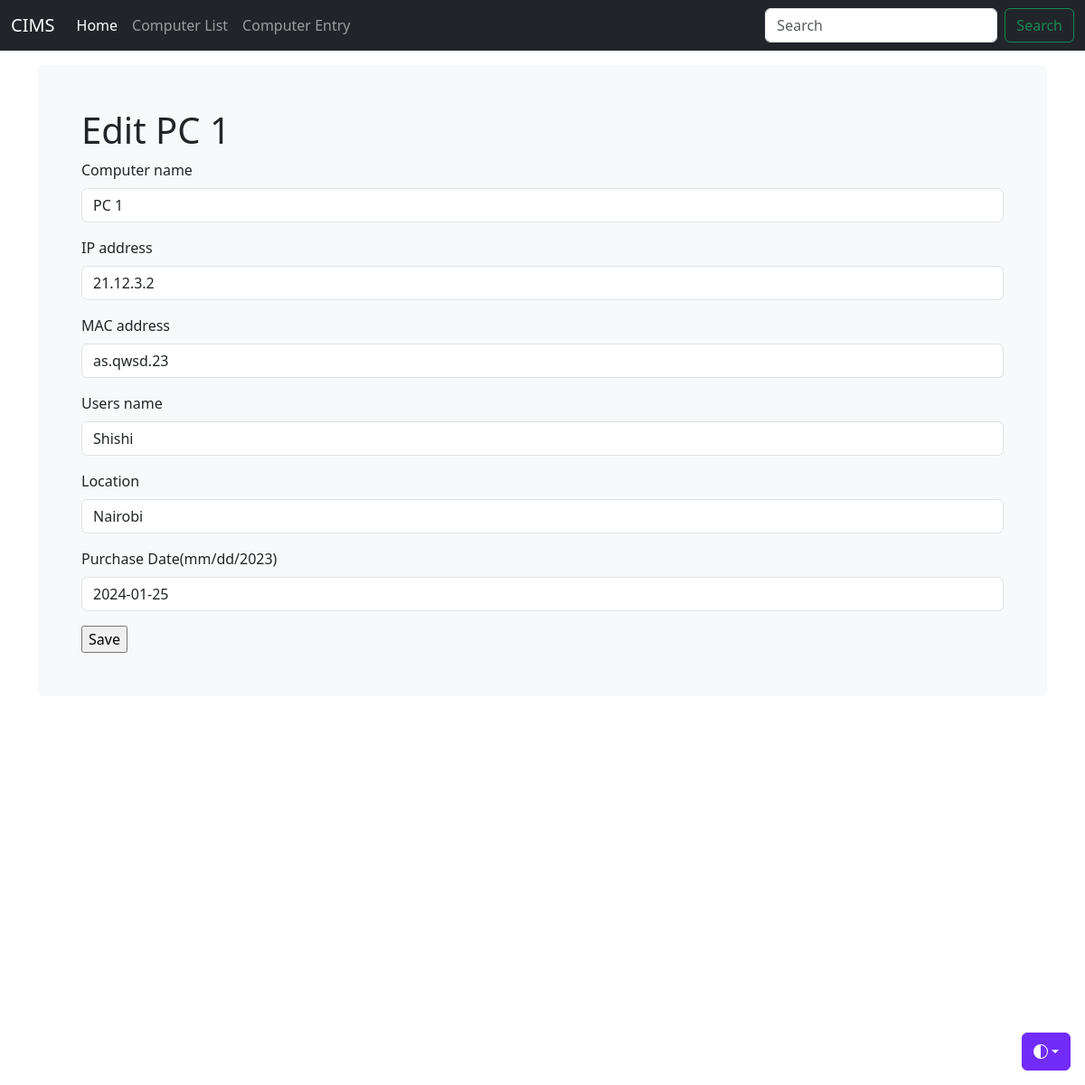
The page /computer_list/1/ on the database its author committed.
### inventoryapp/models.py (models this page shows)
class Computer(models.Model):
    computer_name = models.CharField(max_length=30)
    IP_address = models.CharField(max_length=30)
    MAC_address = models.CharField(max_length=30)
    users_name = models.CharField(max_length=30)
    location = models.CharField(max_length=30)
    purchase_date=models.DateField("Purchase Date(mm/dd/2023)",auto_now_add=False, auto_now=False, blank=True, null=True)
    timestamp=models.DateField(auto_now_add=True, auto_now=False, blank=True)

### inventoryapp/views.py (the view)
# urls.py: re_path(r'^computer_list/(?P<id>\d+)/$', computer_edit, name='computer_edit'),
def computer_edit(request, id=None):
    instance = get_object_or_404(Computer, id=id)
    form = ComputerForm(request.POST or None, instance=instance)
    if form.is_valid():
        instance = form.save(commit=False)
        instance.save()
        return redirect('/computer_list')
    context = {
        "title": 'Edit ' + str(instance.computer_name),
        "instance": instance,
        "form": form,
    }
    return render(request, "computer_entry.html", context)

### inventoryapp/forms.py
class ComputerForm(forms.ModelForm):
   class Meta:
     model = Computer
     fields = ['computer_name', 'IP_address', 'MAC_address', 'users_name', 'location', 'purchase_date']

### inventoryapp/templates/computer_entry.html (shortened to what this page needs)
{% load static %} {% load django_bootstrap5 %}
<!DOCTYPE html>
<html lang="en" data-bs-theme="auto">
  <head>
    <link
      rel="stylesheet"
      href="https://cdn.jsdelivr.net/npm/@docsearch/css@3"
    />
    <link
      href="{% static 'css/bootstrap.min.css' %}"
      rel="stylesheet"
    />
    <link
      href="{% static 'js/jquery-ui-1.13.2/jquery-ui.min.css' %}"
      rel="stylesheet"
    />
    <link
      href="{% static 'js/jquery-ui-1.13.2/jquery-ui.structure.min.css' %}"
      rel="stylesheet"
    />
    <link
      href="{% static 'js/jquery-ui-1.13.2/jquery-ui.theme.min.css' %}"
      rel="stylesheet"
    />
    <link href="{% static 'css/stylesheet.css' %}" rel="stylesheet" />
    <link href="{% static 'css/navbar-fixed.css' %}" rel="stylesheet" />
  </head>
  <body>
    <div
      class="dropdown position-fixed bottom-0 end-0 mb-3 me-3 bd-mode-toggle"
    >
      <button
        class="btn btn-bd-primary py-2 dropdown-toggle d-flex align-items-center"
        id="bd-theme"
        type="button"
        aria-expanded="false"
        data-bs-toggle="dropdown"
        aria-label="Toggle theme (auto)"
      >
        <svg class="bi my-1 theme-icon-active" width="1em" height="1em">
          <use href="#circle-half"></use>
        </svg>
      </button>
    </div>
    {% include 'navbar.html' %}
    <main class="container">
      <div class="bg-body-tertiary p-5 rounded">
        <h1>{{ title }}</h1>
        <form method="post" action="">
          {% csrf_token %} {% for field in form %} {% bootstrap_field field %}
          {% endfor %}
          <input type="submit" value="Save" />
        </form>
      </div>
    </main>
  </body>
</html>

### inventoryapp/static/css/navbar-fixed.css (style rules this page uses)
body { min-height: 75rem; padding-top: 4.5rem; }

### inventoryapp/templates/computer_entry.html (style rules this page uses)
.bi { vertical-align: -0.125em; fill: currentColor; }
.btn-bd-primary { --bd-violet-bg: #712cf9; --bd-violet-rgb: 112.520718, 44.062154, 249.437846; --bs-btn-font-weight: 600; --bs-btn-color: var(--bs-white); --bs-btn-bg: var(--bd-violet-bg); --bs-btn-border-color: var(--bd-violet-bg); --bs-btn-hover-color: var(--bs-white); --bs-btn-hover-bg: #6528e0; --bs-btn-hover-border-color: #6528e0; --bs-btn-focus-shadow-rgb: var(--bd-violet-rgb); --bs-btn-active-color: var(--bs-btn-hover-color); --bs-btn-active-bg: #5a23c8; --bs-btn-active-border-color: #5a23c8; }
.bd-mode-toggle { z-index: 1500; }

### rows shown on the page
Computer: computer_name "PC 1" "21.12.3.2" "as.qwsd.23" "Shishi" "Nairobi" "2024-01-25"

### other values the page prints
{{ title }} "Edit PC 1"
